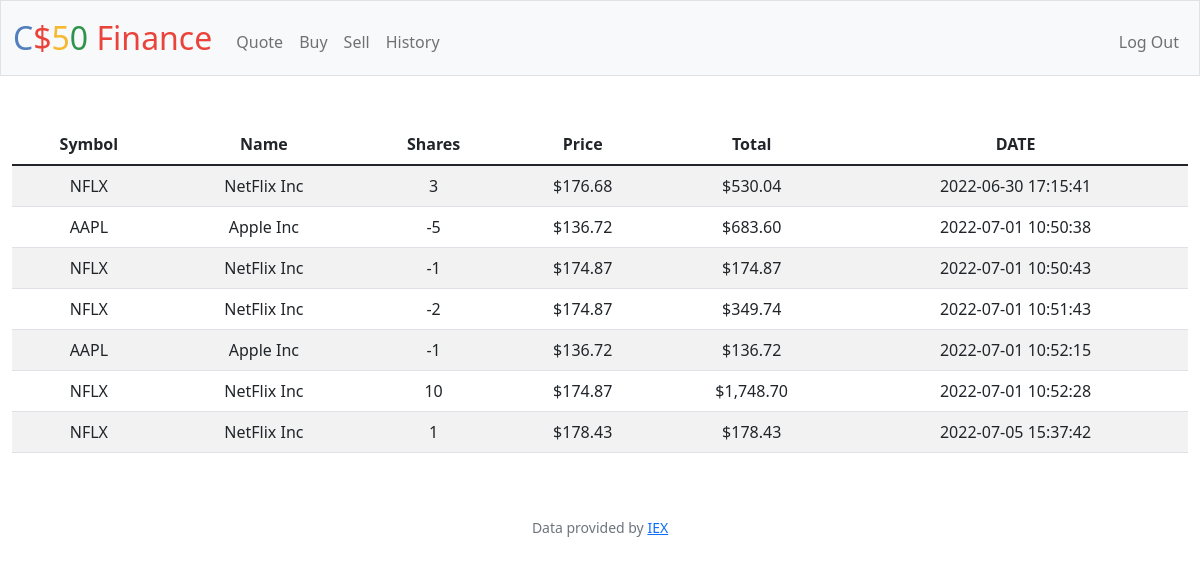
The app's page /history (signed in) with its own data.
### tables this page shows
CREATE TABLE history(
user_id INTEGER NOT NULL,
symbol TEXT,
name TEXT,
shares_count INTEGER,
price REAL,
type INTEGER,
created_at TEXT DEFAULT CURRENT_TIMESTAMP
);

### app.py (the view)
@app.route("/history")
@login_required
def history():
    history = db.execute("SELECT symbol, name, shares_count * type as shares, shares_count * price as total, price, created_at FROM history WHERE user_id = ?", session["user_id"])
    return render_template("history.html", history=history)

### app.py (called while the page is built)
@app.after_request
def after_request(response):
    response.headers["Cache-Control"] = "no-cache, no-store, must-revalidate"
    response.headers["Expires"] = 0
    response.headers["Pragma"] = "no-cache"
    return response

### helpers.py (called while the page is built)
def login_required(f):
    @wraps(f)
    def decorated_function(*args, **kwargs):
        if session.get("user_id") is None:
            return redirect("/login")
        return f(*args, **kwargs)
    return decorated_function

def usd(value):
    return f"${value:,.2f}"

### templates/history.html (shortened to what this page needs)
{% extends "layout.html" %}
{% block main %}
    <table class="table table-striped">
        <thead>
            <tr>
                <th>Symbol</th>
                <th>Name</th>
                <th>Shares</th>
                <th>Price</th>
                <th>Total</th>
                <th>DATE</th>
            </tr>
        </thead>
        <tbody>
            {% for row in history %}
                <tr>
                    <td>{{ row["symbol"] }}</td>
                    <td>{{ row["name"] }}</td>
                    <td>{{ row["shares"] }}</td>
                    <td>{{ row["price"] | usd }}</td>
                    <td>{{ row["total"] | usd }}</td>
                    <td>{{ row["created_at"] }}</td>
                </tr>
            {% endfor %}
        </tbody>
    </table>
{% endblock %}

### templates/layout.html (shortened to what this page needs)
<!DOCTYPE html>
<html lang="en">
    <head>
        <link href="https://cdn.jsdelivr.net/npm/bootstrap@5.1.3/dist/css/bootstrap.min.css" rel="stylesheet">
        <link href="/static/styles.css" rel="stylesheet">
    </head>
    <body>
        <nav class="bg-light border navbar navbar-expand-md navbar-light">
            <div class="container-fluid">
                <a class="navbar-brand" href="/"><span class="blue">C</span><span class="red">$</span><span class="yellow">5</span><span class="green">0</span> <span class="red">Finance</span></a>
                <div class="collapse navbar-collapse" id="navbar">
                    {% if session["user_id"] %}
                        <ul class="navbar-nav me-auto mt-2">
                            <li class="nav-item"><a class="nav-link" href="/quote">Quote</a></li>
                            <li class="nav-item"><a class="nav-link" href="/buy">Buy</a></li>
                            <li class="nav-item"><a class="nav-link" href="/sell">Sell</a></li>
                            <li class="nav-item"><a class="nav-link" href="/history">History</a></li>
                        </ul>
                        <ul class="navbar-nav ms-auto mt-2">
                            <li class="nav-item"><a class="nav-link" href="/logout">Log Out</a></li>
                        </ul>
                    {% else %}
                        <ul class="navbar-nav ms-auto mt-2">
                            <li class="nav-item"><a class="nav-link" href="/register">Register</a></li>
                            <li class="nav-item"><a class="nav-link" href="/login">Log In</a></li>
                        </ul>
                    {% endif %}
                </div>
            </div>
        </nav>
        <main class="container-fluid py-5 text-center">
            {% block main %}{% endblock %}
        </main>
        <footer class="mb-5 small text-center text-muted">
            Data provided by <a href="https://iexcloud.io/">IEX</a>
        </footer>
    </body>
</html>

### static/styles.css (style rules this page uses)
nav .navbar-brand { font-size: xx-large; }
nav .navbar-brand .blue { color: #537fbe; }
nav .navbar-brand .red { color: #ea433b; }
nav .navbar-brand .yellow { color: #f5b82e; }
nav .navbar-brand .green { color: #2e944b; }

### records on screen
history: symbol "NFLX", name "NetFlix Inc", shares "3", price "$176.68", total "$530.04", created_at "2022-06-30 17:15:41"
history: symbol "AAPL", name "Apple Inc", shares "-5", price "$136.72", total "$683.60", created_at "2022-07-01 10:50:38"
history: symbol "NFLX", name "NetFlix Inc", shares "-1", price "$174.87", total "$174.87", created_at "2022-07-01 10:50:43"
history: symbol "NFLX", name "NetFlix Inc", shares "-2", price "$174.87", total "$349.74", created_at "2022-07-01 10:51:43"
history: symbol "AAPL", name "Apple Inc", shares "-1", price "$136.72", total "$136.72", created_at "2022-07-01 10:52:15"
history: symbol "NFLX", name "NetFlix Inc", shares "10", price "$174.87", total "$1,748.70", created_at "2022-07-01 10:52:28"
history: symbol "NFLX", name "NetFlix Inc", shares "1", price "$178.43", total "$178.43", created_at "2022-07-05 15:37:42"
